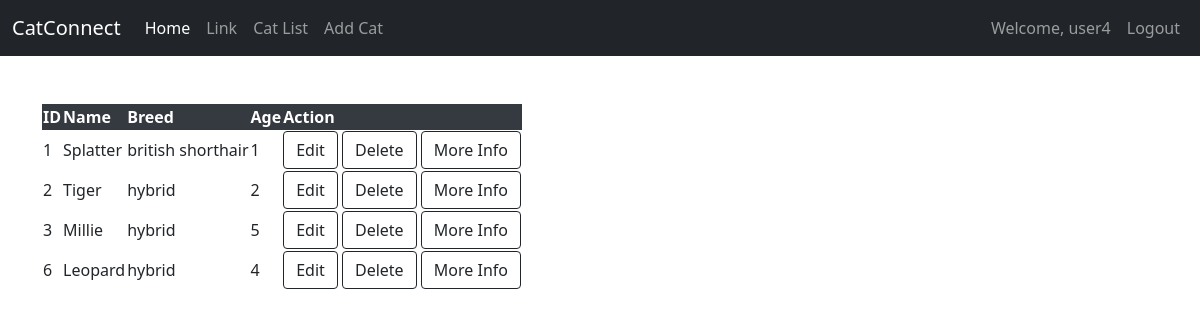
Page /catlist (signed in) on the earlier database version.
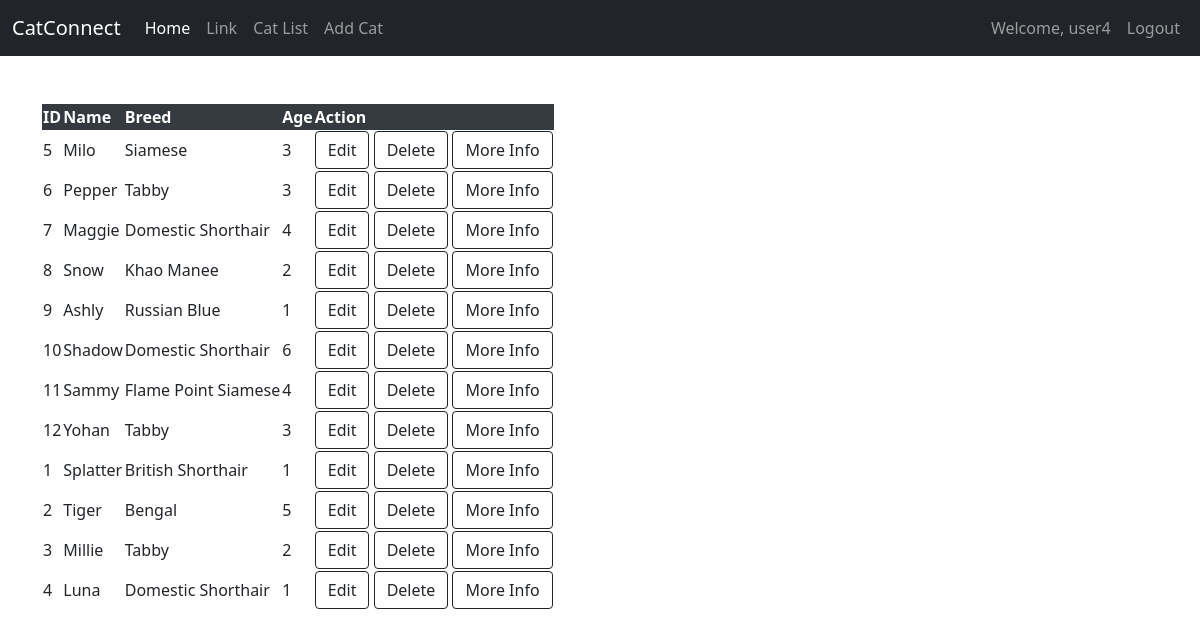
Same page on the later database version.
### catconnect/models.py (models this page shows, shortened)
class User(db.Model, UserMixin):
    id = db.Column(db.Integer(), primary_key=True)
    username = db.Column(db.String(length=30), nullable=False, unique=True)
    email_address = db.Column(db.String(length=50), nullable=False, unique=True)
    password_hash = db.Column(db.String(length=60), nullable=False)
    limit = db.Column(db.Integer(), nullable=False, default=1000)
    items = db.relationship('Item', backref='owned_user', lazy=True)
    @property
    def password(self):
        return self.password

class Cats(db.Model):
    id = db.Column(db.Integer, primary_key=True) #primary key column, automatically generated IDs
    name = db.Column(db.String(80), index=True, unique=False)
    breed = db.Column(db.String(80), index=True, unique=False)
    age = db.Column(db.Integer, index=True, unique=False)
    description = db.Column(db.String(125), index=True, unique=False)
    image = db.Column(db.String(80), index=True, unique=False)
    date_added = db.Column(db.DateTime, default=datetime.utcnow) # automatically added when has a new record

### catconnect/routes.py (the view)
@app.route("/catlist")
@login_required
def cat_list():
    our_cats = Cats.query.order_by(Cats.date_added)
    return render_template('cat_list2.html', cats=our_cats)

### catconnect/models.py (called while the page is built)
@login_manager.user_loader
def load_user(user_id):
    return User.query.get(int(user_id))

### catconnect/templates/cat_list2.html (shortened to what this page needs)
{% extends 'base2.html' %}
{% block style %}
  <link rel="stylesheet" href="{{ url_for('static', filename='cat_list.css') }}">
{% endblock %}
{% block contents %}
<div class="container mt-5">
  <table id="myTable" class="display">
    <thead>
        <tr>
            <th>ID</th>
            <th>Name</th>
            <th>Breed</th>
            <th>Age</th>
            <th>Action</th>
        </tr>
    </thead>
    <tbody>
        {% for cat in cats %}
            <tr>
                <td>{{ cat.id }}</td>
                <td>{{ cat.name }}</td>
                <td>{{ cat.breed }}</td>
                <td>{{ cat.age }}</td>
                <td>
                  <a href="{{ url_for('editcat', id=cat.id) }}" class="btn btn-outline-dark"  data-id="{{cat.id}}">Edit</a>
                  <a href="{{ url_for('editcat', id=cat.id) }}" class="btn btn-outline-dark btnDeleteCat"  data-catid="{{cat.id}}" data-catname="{{cat.name}}" data-bs-toggle="modal" data-bs-target="#exampleModal">Delete</a>
                  <a href="{{ url_for('catinfo', cat_id=cat.id) }}" data-id="{{cat.id}}" class="btn btn-outline-dark btnCatInfo">More Info</a>
                </td>
            </tr>
        {% endfor%}
    </tbody>
  </table>
</div>
{% endblock %}

### catconnect/templates/base2.html (shortened to what this page needs)
<!doctype html>
<html lang="en">
<head>
    <link rel="stylesheet" href="{{ url_for('static', filename='style.css') }}">
    {% block style %} {% endblock %}
    <link href="https://cdn.jsdelivr.net/npm/bootstrap@5.0.2/dist/css/bootstrap.min.css" rel="stylesheet">
    <link rel="stylesheet" type="text/css" href="//cdn.datatables.net/1.10.25/css/jquery.dataTables.min.css">
</head>
<body>
    <nav class="navbar navbar-expand-lg navbar-dark bg-dark">
      <div class="container-fluid">
        <a class="navbar-brand" href="/">CatConnect</a>
        <div class="collapse navbar-collapse" id="navbarSupportedContent">
          <ul class="navbar-nav me-auto mb-2 mb-lg-0">
            <li class="nav-item">
              <a class="nav-link active" aria-current="page" href="/">Home</a>
            </li>
            <li class="nav-item">
              <a class="nav-link" href="#">Link</a>
            </li>
            <li class="nav-item">
              <a class="nav-link" href="{{ url_for('cat_list') }}">Cat List</a>
            </li>
            <li class="nav-item">
              <a class="nav-link" href="{{ url_for('addcat') }}">Add Cat</a>
            </li>
          </ul>
          {% if current_user.is_authenticated %}
               <ul class="navbar-nav">
                  <li class="nav-item">
                     <a class="nav-link">Welcome, {{ current_user.username }}</a>
                  </li>
                  <li class="nav-item">
                     <a class="nav-link" href="{{ url_for('logout_page') }}">Logout</a>
                  </li>
               </ul>
          {% endif %}
        </div>
      </div>
    </nav>
    <main id="main">
        {% block contents %}
        {% endblock %}
    </main>
</body>
</html>

### catconnect/static/style.css (style rules this page uses)
#main { height: calc(100vh - 56px); }

### catconnect/static/cat_list.css (style rules this page uses)
:root { --gradient: linear-gradient(to left top, #dd2476 10%, #ff512f 90%) !important; }
body { background: #fff !important; }
th { background-color: #343a40; color: #fff; }

Differences in the rows shown:
added Cats: id "5", name "Milo", breed "Siamese", age "3"
changed Cats id 6: name "Leopard" → "Pepper"; breed "hybrid" → "Tabby"; age "4" → "3"; moves up the list
added Cats: id "7", name "Maggie", breed "Domestic Shorthair", age "4"
added Cats: id "8", name "Snow", breed "Khao Manee", age "2"
added Cats: id "9", name "Ashly", breed "Russian Blue", age "1"
added Cats: id "10", name "Shadow", breed "Domestic Shorthair", age "6"
added Cats: id "11", name "Sammy", breed "Flame Point Siamese", age "4"
added Cats: id "12", name "Yohan", breed "Tabby", age "3"
changed Cats "Splatter": breed "british shorthair" → "British Shorthair"
changed Cats "Tiger": breed "hybrid" → "Bengal"; age "2" → "5"
changed Cats "Millie": breed "hybrid" → "Tabby"; age "5" → "2"
added Cats: id "4", name "Luna", breed "Domestic Shorthair", age "1"
